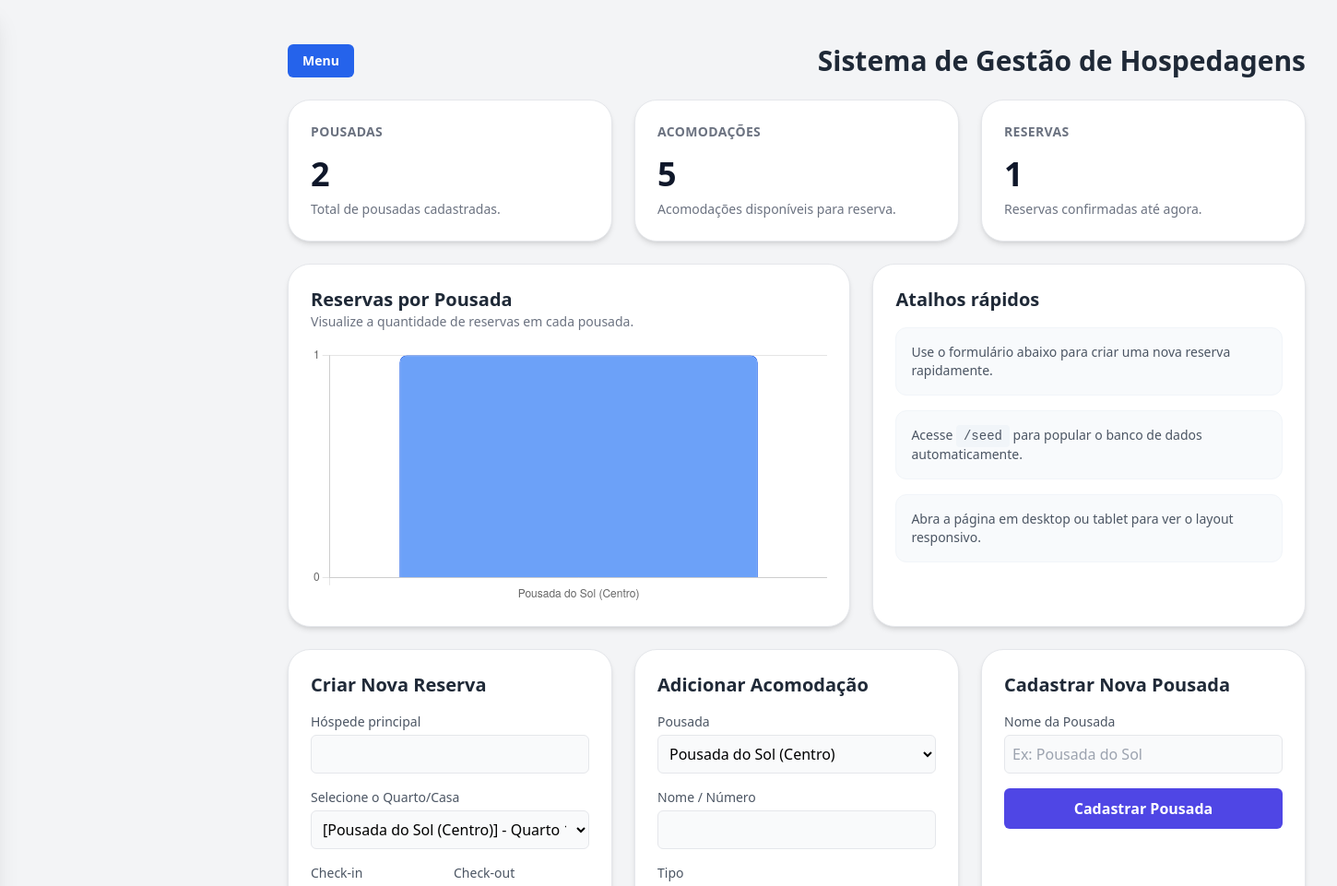
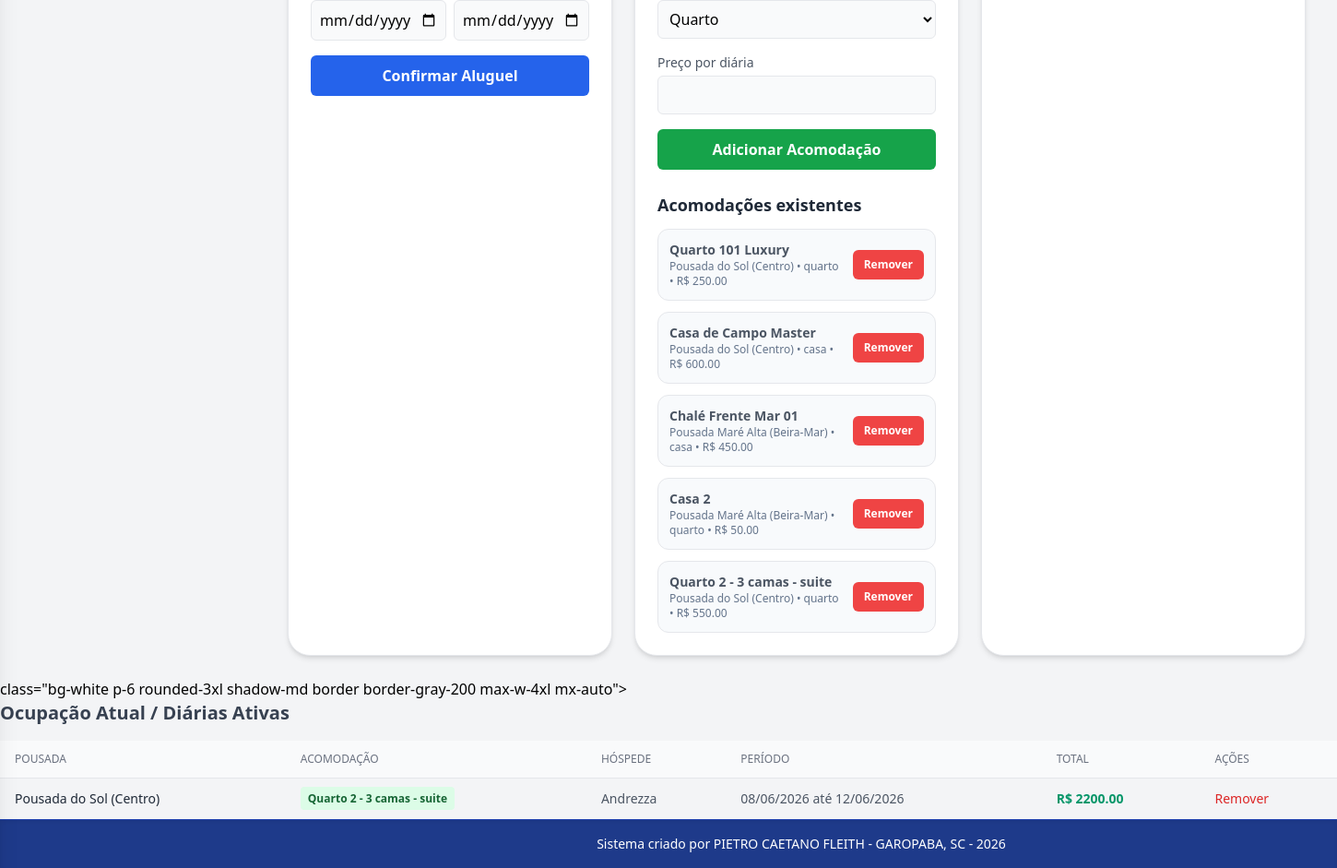
Before: / with the older database file (2 pictures, top to bottom).
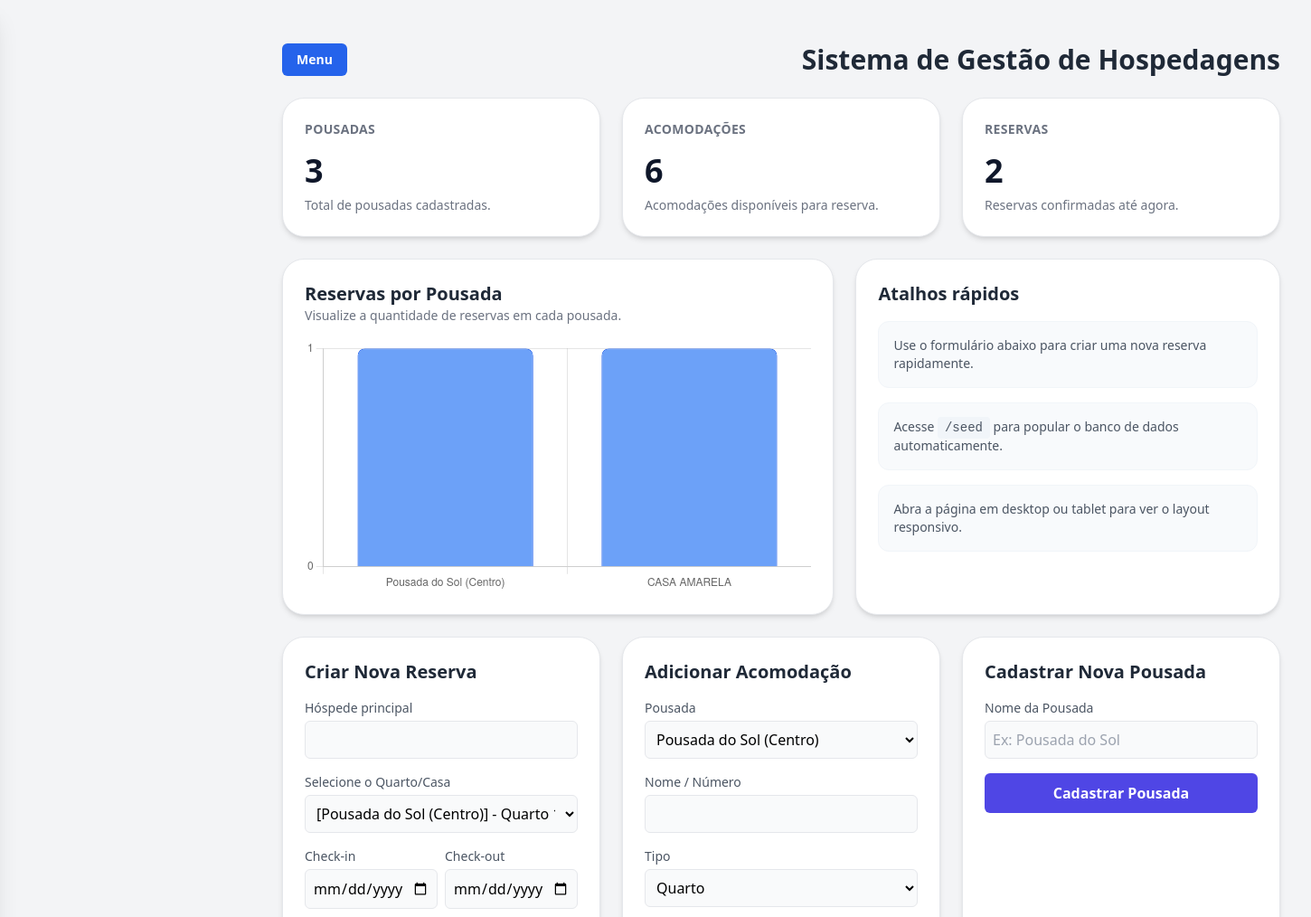
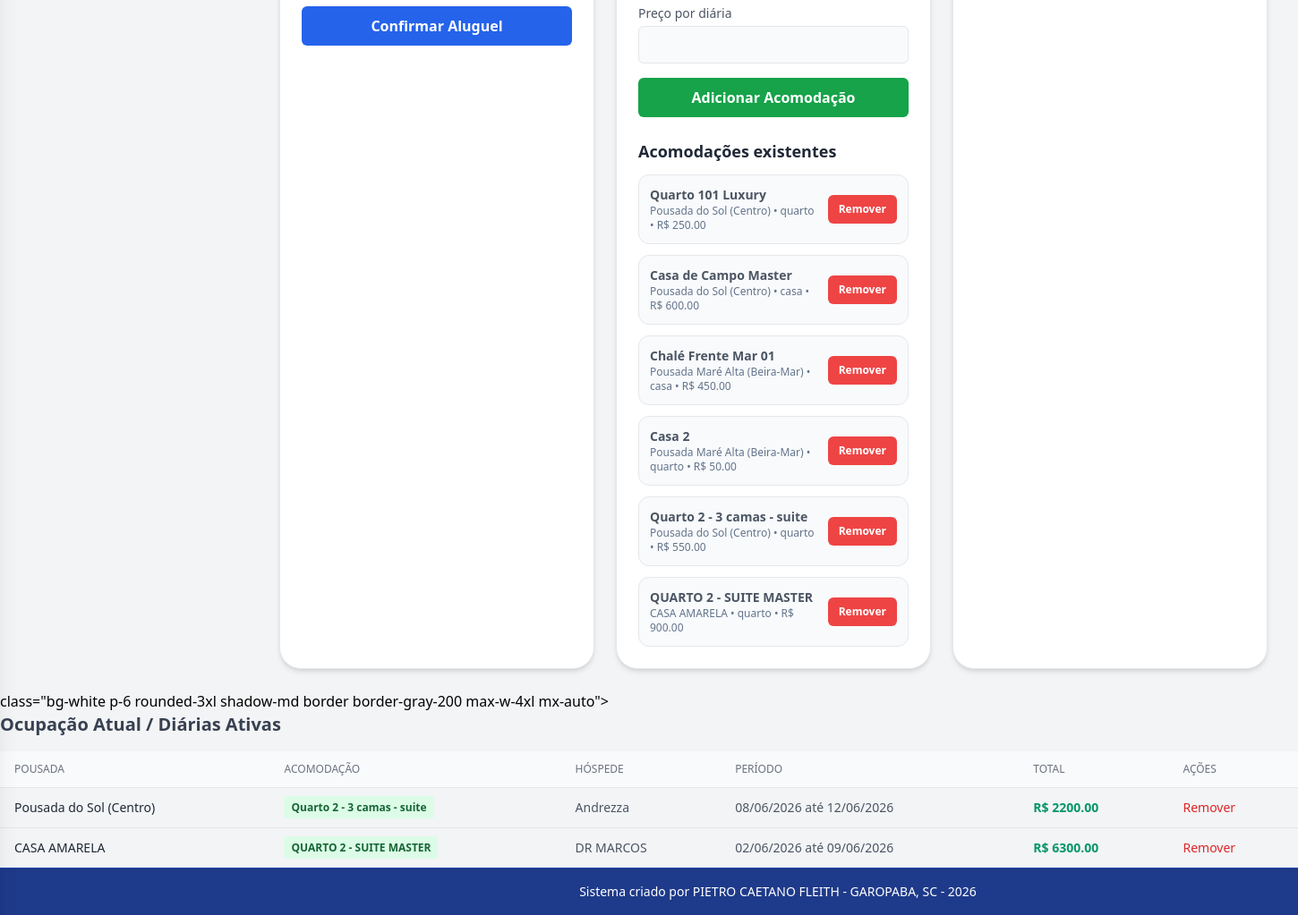
After: the same page with the newer database file (2 pictures, top to bottom).
### models.py (models this page shows, shortened)
class acomodacao(db.Model):
    id = db.Column(db.Integer, primary_key=True)
    pousada_id = db.Column(db.Integer, db.ForeignKey('pousada.id'), nullable=False)
    nome_numero = db.Column(db.String(50), nullable=False)
    tipo = db.Column(db.String(20), nullable=False) # 'casa' ou 'quarto'
    preco_diaria = db.Column(db.Float, nullable=False)

class pousada(db.Model):
    id = db.Column(db.Integer, primary_key=True)
    nome = db.Column(db.String(100), nullable=False)
    acomodacoes = db.relationship('acomodacao', backref='pousada', lazy=True)

class reserva(db.Model):
    id = db.Column(db.Integer, primary_key=True)
    acomodacao_id = db.Column(db.Integer, db.ForeignKey('acomodacao.id'), nullable=False)
    acomodacao = db.relationship('acomodacao', backref='reservas', lazy=True)
    hospede_nome = db.Column(db.String(100), nullable=False)
    data_entrada = db.Column(db.Date, nullable=False)
    data_saida = db.Column(db.Date, nullable=False)
    valor_total = db.Column(db.Float, nullable=False)
    checkin_confirmado = db.Column(db.Boolean, default=False, nullable=False)
    checkout_confirmado = db.Column(db.Boolean, default=False, nullable=False)
    pagamento_confirmado = db.Column(db.Boolean, default=False, nullable=False)
    comprovante_pagamento = db.Column(db.String(200), nullable=True)
    pagamento_confirmado = db.Column(db.Boolean, default=False, nullable=False)

### app.py (the view)
@app.route('/')
def index():
    pousadas = pousada.query.all()
    acomodacoes = acomodacao.query.all()
    reservas = reserva.query.all()
    total_pousadas = len(pousadas)
    total_acomodacoes = len(acomodacoes)
    total_reservas = len(reservas)
    reservas_por_pousada = {}
    for r in reservas:
        nome_pousada = r.acomodacao.pousada.nome if r.acomodacao and r.acomodacao.pousada else "Desconhecida"
        reservas_por_pousada[nome_pousada] = reservas_por_pousada.get(nome_pousada, 0) + 1
    chart_labels = list(reservas_por_pousada.keys())
    chart_values = list(reservas_por_pousada.values())
    return render_template(
        'index.html',
        pousadas=pousadas,
        acomodacoes=acomodacoes,
        reservas=reservas,
        total_pousadas=total_pousadas,
        total_acomodacoes=total_acomodacoes,
        total_reservas=total_reservas,
        chart_labels=chart_labels,
        chart_values=chart_values
    )

### templates/index.html (shortened to what the changed rows need)
﻿<!DOCTYPE html>
<html lang="pt-br">
<head>
    <script src="https://cdn.tailwindcss.com"></script>
</head>
<body class="bg-gray-100 font-sans min-h-screen flex flex-col">
    <div class="relative flex-1 flex flex-col">
        <div id="mainContent" class="container mx-auto p-6 max-w-6xl ml-0 lg:ml-72 transition-all">
            <div class="flex items-center justify-between mb-6">
                <h1 class="text-3xl font-bold text-gray-800 mb-0 text-center lg:text-left"> Sistema de Gestão de Hospedagens</h1>
            </div>
            <div class="space-y-6">
                <div id="metricas" class="grid gap-6 mb-6 md:grid-cols-3">
                    <div class="bg-white p-6 rounded-3xl shadow-md border border-gray-200">
                        <p class="text-sm font-semibold text-gray-500 uppercase tracking-wide">Pousadas</p>
                        <p class="mt-4 text-4xl font-bold text-slate-900">{{ total_pousadas }}</p>
                        <p class="mt-2 text-sm text-gray-500">Total de pousadas cadastradas.</p>
                    </div>
                    <div class="bg-white p-6 rounded-3xl shadow-md border border-gray-200">
                        <p class="text-sm font-semibold text-gray-500 uppercase tracking-wide">Acomodações</p>
                        <p class="mt-4 text-4xl font-bold text-slate-900">{{ total_acomodacoes }}</p>
                        <p class="mt-2 text-sm text-gray-500">Acomodações disponíveis para reserva.</p>
                    </div>
                    <div class="bg-white p-6 rounded-3xl shadow-md border border-gray-200">
                        <p class="text-sm font-semibold text-gray-500 uppercase tracking-wide">Reservas</p>
                        <p class="mt-4 text-4xl font-bold text-slate-900">{{ total_reservas }}</p>
                        <p class="mt-2 text-sm text-gray-500">Reservas confirmadas até agora.</p>
                    </div>
                </div>
                <div id="grafico" class="grid gap-6 lg:grid-cols-[1.3fr_1fr] mb-6">
                    <div class="bg-white p-6 rounded-3xl shadow-md border border-gray-200">
                        <div class="flex items-center justify-between mb-4">
                            <div>
                                <h2 class="text-xl font-semibold text-gray-800">Reservas por Pousada</h2>
                            </div>
                        </div>
                        <canvas id="reservasChart" class="mt-4"></canvas>
                    </div>
                    <div class="bg-white p-6 rounded-3xl shadow-md border border-gray-200">
                        <h2 class="text-xl font-semibold text-gray-800 mb-4">Atalhos rápidos</h2>
                    </div>
                </div>
                <div id="nova-reserva" class="grid gap-6 lg:grid-cols-3 mb-6">
                    <div class="bg-white p-6 rounded-3xl shadow-md border border-gray-200">
                        <h2 class="text-xl font-semibold text-gray-800 mb-4">Criar Nova Reserva</h2>
                    </div>
                    <div id="nova-acomodacao" class="bg-white p-6 rounded-3xl shadow-md border border-gray-200">
                        <h2 class="text-xl font-semibold text-gray-800 mb-4">Adicionar Acomodação</h2>
                        <div id="acomodacoes-existentes" class="mt-6">
                            <div class="space-y-3 text-sm text-gray-600">
                                {% for ac in acomodacoes %}
                                    <div class="p-3 rounded-xl border border-gray-200 bg-slate-50 flex items-center justify-between gap-3">
                                        <div>
                                            <div class="font-semibold">{{ ac.nome_numero }}</div>
                                            <div class="text-slate-500 text-xs">{{ ac.pousada.nome }} • {{ ac.tipo }} • R$ {{ "%.2f"|format(ac.preco_diaria) }}</div>
                                        </div>
                                        <a href="{{ url_for('remover_acomodacao', acomodacao_id=ac.id) }}" class="inline-flex items-center px-3 py-2 rounded-md bg-red-500 text-white text-xs font-semibold hover:bg-red-600 transition duration-150">Remover</a>
                                    </div>
                                {% else %}
                                    <p class="text-gray-500">Nenhuma acomodação cadastrada.</p>
                                {% endfor %}
                            </div>
                        </div>
                    </div>
                    <div id="nova-pousada-card" class="bg-white p-6 rounded-3xl shadow-md border border-gray-200">
                        <h2 class="text-xl font-semibold text-gray-800 mb-4">Cadastrar Nova Pousada</h2>
                    </div>
                </div>
            </div>
        </div>
        <div id="reservas-atuais" class="flex-1"> class="bg-white p-6 rounded-3xl shadow-md border border-gray-200 max-w-4xl mx-auto">
            <h2 class="text-xl font-semibold text-gray-700 mb-4">Ocupação Atual / Diárias Ativas</h2>
            <div class="overflow-x-auto">
                <table class="min-w-full divide-y divide-gray-200">
                    <thead class="bg-gray-50">
                        <tr>
                            <th class="px-4 py-3 text-left text-xs font-medium text-gray-500 uppercase">Pousada</th>
                            <th class="px-4 py-3 text-left text-xs font-medium text-gray-500 uppercase">Acomodação</th>
                            <th class="px-4 py-3 text-left text-xs font-medium text-gray-500 uppercase">Hóspede</th>
                            <th class="px-4 py-3 text-left text-xs font-medium text-gray-500 uppercase">Período</th>
                            <th class="px-4 py-3 text-left text-xs font-medium text-gray-500 uppercase">Total</th>
                            <th class="px-4 py-3 text-left text-xs font-medium text-gray-500 uppercase">Ações</th>
                        </tr>
                    </thead>
                    <tbody class="divide-y divide-gray-200 text-sm text-gray-600">
                        {% for reserva in reservas %}
                            <tr class="hover:bg-gray-50">
                                <td class="px-4 py-3 font-medium text-gray-800">{{ reserva.acomodacao.pousada.nome }}</td>
                                <td class="px-4 py-3">
                                    <span class="px-2 py-1 text-xs rounded font-semibold {% if reserva.acomodacao.tipo == 'casa' %}bg-purple-100 text-purple-800{% else %}bg-green-100 text-green-800{% endif %}">
                                        {{ reserva.acomodacao.nome_numero }}
                                    </span>
                                </td>
                                <td class="px-4 py-3">{{ reserva.hospede_nome }}</td>
                                <td class="px-4 py-3">{{ reserva.data_entrada.strftime('%d/%m/%Y') }} até {{ reserva.data_saida.strftime('%d/%m/%Y') }}</td>
                                <td class="px-4 py-3 text-emerald-600 font-bold">R$ {{ "%.2f"|format(reserva.valor_total) }}</td>
                                <td class="px-4 py-3">
                                    <a href="{{ url_for('remover_reserva', reserva_id=reserva.id) }}" class="text-red-600 hover:text-red-800 font-medium">Remover</a>
                                </td>
                            </tr>
                        {% endfor %}
                    </tbody>
                </table>
            </div>
        </div>
    </div>
    <script>
        const labels = {{ chart_labels | tojson | safe }};
        const values = {{ chart_values | tojson | safe }};
        const ctx = document.getElementById('reservasChart');
        if (ctx) {
            if (labels.length) {
                new Chart(ctx, {
                    type: 'bar',
                    data: {
                        labels: labels,
                        datasets: [{
                            label: 'Reservas',
                            data: values,
                            backgroundColor: 'rgba(59, 130, 246, 0.75)',
                            borderColor: 'rgba(37, 99, 235, 1)',
                            borderWidth: 1,
                            borderRadius: 8,
                        }]
                    },
                    options: {
                        responsive: true,
                        plugins: {
                            legend: { display: false },
                            tooltip: { enabled: true }
                        },
                        scales: {
                            y: {
                                beginAtZero: true,
                                ticks: { precision: 0 }
                            }
                        }
                    }
                });
            } else {
                ctx.parentNode.innerHTML = '<p class="text-sm text-gray-500">Nenhuma reserva cadastrada ainda para gerar o gráfico.</p>';
            }
        }
    </script>
</body>
</html>

Changed rows visible on the page:
added acomodacao: nome_numero "QUARTO 2 - SUITE MASTER", pousada.nome "CASA AMARELA", tipo "quarto", preco_diaria "900.00"
added reserva: acomodacao.pousada.nome "CASA AMARELA", acomodacao.nome_numero "QUARTO 2 - SUITE MASTER", hospede_nome "DR MARCOS", data_entrada "02/06/2026", data_saida "09/06/2026", valor_total "6300.00"
Other visible differences:
{{ total_pousadas }}: "2" → "3"
{{ total_acomodacoes }}: "5" → "6"
{{ total_reservas }}: "1" → "2"
chart data {{ chart_labels | tojson | safe }}: ["Pousada do Sol (Centro)"] → ["Pousada do Sol (Centro)", "CASA AMARELA"]
chart data {{ chart_values | tojson | safe }}: [1] → [1, 1]
